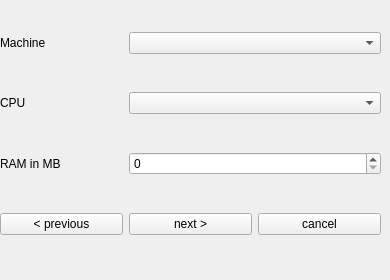
     <widget class="QWidget" name="page_17">
      <widget class="QWidget" name="gridLayoutWidget_16">
       <property name="geometry">
        <rect>
         <x>0</x>
         <y>0</y>
         <width>381</width>
         <height>271</height>
        </rect>
       </property>
       <layout class="QGridLayout" name="gridLayout_16">
        <item row="2" column="0">
         <widget class="QLabel" name="label_43">
          <property name="text">
           <string>RAM in MB</string>
          </property>
         </widget>
        </item>
        <item row="1" column="0">
         <widget class="QLabel" name="label_44">
          <property name="text">
           <string>CPU</string>
          </property>
         </widget>
        </item>
        <item row="0" column="0">
         <widget class="QLabel" name="label_45">
          <property name="text">
           <string>Machine</string>
          </property>
         </widget>
        </item>
        <item row="3" column="0">
         <widget class="QPushButton" name="pushButton_48">
          <property name="text">
           <string>&lt; previous</string>
          </property>
         </widget>
        </item>
        <item row="3" column="1">
         <widget class="QPushButton" name="pushButton_49">
          <property name="text">
           <string>next &gt;</string>
          </property>
         </widget>
        </item>
        <item row="3" column="2">
         <widget class="QPushButton" name="pushButton_50">
          <property name="text">
           <string>cancel</string>
          </property>
         </widget>
        </item>
        <item row="0" column="1" colspan="2">
         <widget class="QComboBox" name="comboBox_25">
          <property name="placeholderText">
           <string>Please select a machine</string>
          </property>
          <item>
           <property name="text">
            <string>let QEMU decide</string>
           </property>
          </item>
          <item>
           <property name="text">
            <string>40p</string>
           </property>
          </item>
          <item>
           <property name="text">
            <string>bamboo</string>
           </property>
          </item>
          <item>
           <property name="text">
            <string>g3beige</string>
           </property>
          </item>
          <item>
           <property name="text">
            <string>mac99</string>
           </property>
          </item>
          <item>
           <property name="text">
            <string>mac99,via=pmu</string>
           </property>
          </item>
          <item>
           <property name="text">
            <string>mac99,via=pmu-adb</string>
           </property>
          </item>
          <item>
           <property name="text">
            <string>none</string>
           </property>
          </item>
          <item>
           <property name="text">
            <string>mpc8544ds</string>
           </property>
          </item>
          <item>
           <property name="text">
            <string>pegasos2</string>
           </property>
          </item>
          <item>
           <property name="text">
            <string>ppce500</string>
           </property>
          </item>
          <item>
           <property name="text">
            <string>ref405ep</string>
           </property>
          </item>
          <item>
           <property name="text">
            <string>sam460ex</string>
           </property>
          </item>
          <item>
           <property name="text">
            <string>taihu</string>
           </property>
          </item>
          <item>
           <property name="text">
            <string>virtex-ml507</string>
           </property>
          </item>
         </widget>
        </item>
        <item row="1" column="1" colspan="2">
         <widget class="QComboBox" name="comboBox_26">
          <property name="placeholderText">
           <string>Please select a processor</string>
          </property>
          <item>
           <property name="text">
            <string>let QEMU decide</string>
           </property>
          </item>
          <item>
           <property name="text">
            <string>603</string>
           </property>
          </item>
          <item>
           <property name="text">
            <string>604</string>
           </property>
          </item>
          <item>
           <property name="text">
            <string>603e</string>
           </property>
          </item>
          <item>
           <property name="text">
            <string>603p</string>
           </property>
          </item>
          <item>
           <property name="text">
            <string>603e7v</string>
           </property>
          </item>
          <item>
           <property name="text">
            <string>603e7v1</string>
           </property>
          </item>
          <item>
           <property name="text">
            <string>603e7</string>
           </property>
          </item>
          <item>
           <property name="text">
            <string>603e7v2</string>
           </property>
          </item>
          <item>
           <property name="text">
            <string>603e7t</string>
           </property>
          </item>
          <item>
           <property name="text">
            <string>750</string>
           </property>
          </item>
          <item>
           <property name="text">
            <string>740</string>
           </property>
          </item>
          <item>
           <property name="text">
            <string>740e</string>
           </property>
          </item>
          <item>
           <property name="text">
            <string>750e</string>
           </property>
          </item>
          <item>
           <property name="text">
            <string>750cx</string>
           </property>
          </item>
          <item>
           <property name="text">
            <string>745</string>
           </property>
          </item>
          <item>
           <property name="text">
            <string>755</string>
           </property>
          </item>
          <item>
           <property name="text">
            <string>750cxe</string>
           </property>
          </item>
          <item>
           <property name="text">
            <string>750cxr</string>
           </property>
          </item>
          <item>
           <property name="text">
            <string>750cl</string>
           </property>
          </item>
          <item>
           <property name="text">
            <string>750l</string>
           </property>
          </item>
          <item>
           <property name="text">
            <string>604e</string>
           </property>
          </item>
          <item>
           <property name="text">
            <string>604r</string>
           </property>
          </item>
          <item>
           <property name="text">
            <string>7400</string>
           </property>
          </item>
          <item>
           <property name="text">
            <string>g2</string>
           </property>
          </item>
          <item>
           <property name="text">
            <string>mpc603</string>
           </property>
          </item>
          <item>
           <property name="text">
            <string>g2hip3</string>
           </property>
          </item>
          <item>
           <property name="text">
            <string>mpc8343</string>
           </property>
          </item>
          <item>
           <property name="text">
            <string>mpc8349a</string>
           </property>
          </item>
          <item>
           <property name="text">
            <string>mpc8347a</string>
           </property>
          </item>
          <item>
           <property name="text">
            <string>e300c1</string>
           </property>
          </item>
          <item>
           <property name="text">
            <string>mpc8347e</string>
           </property>
          </item>
          <item>
           <property name="text">
            <string>mpc8347</string>
           </property>
          </item>
          <item>
           <property name="text">
            <string>mpc8343a</string>
           </property>
          </item>
          <item>
           <property name="text">
            <string>mpc8347ea</string>
           </property>
          </item>
          <item>
           <property name="text">
            <string>mpc8347ap</string>
           </property>
          </item>
          <item>
           <property name="text">
            <string>mpc8349ea</string>
           </property>
          </item>
          <item>
           <property name="text">
            <string>mpc8343e</string>
           </property>
          </item>
          <item>
           <property name="text">
            <string>e300</string>
           </property>
          </item>
          <item>
           <property name="text">
            <string>mpc8379e</string>
           </property>
          </item>
          <item>
           <property name="text">
            <string>mpc8377e</string>
           </property>
          </item>
          <item>
           <property name="text">
            <string>mpc8377</string>
           </property>
          </item>
          <item>
           <property name="text">
            <string>mpc8378</string>
           </property>
          </item>
          <item>
           <property name="text">
            <string>mpc8378e</string>
           </property>
          </item>
          <item>
           <property name="text">
            <string>mpc8379</string>
           </property>
          </item>
          <item>
           <property name="text">
            <string>740p</string>
           </property>
          </item>
          <item>
           <property name="text">
            <string>750p</string>
           </property>
          </item>
          <item>
           <property name="text">
            <string>460ex</string>
           </property>
          </item>
          <item>
           <property name="text">
            <string>x2vp7</string>
           </property>
          </item>
          <item>
           <property name="text">
            <string>x2vp20</string>
           </property>
          </item>
          <item>
           <property name="text">
            <string>405gp</string>
           </property>
          </item>
          <item>
           <property name="text">
            <string>405gpe</string>
           </property>
          </item>
          <item>
           <property name="text">
            <string>405</string>
           </property>
          </item>
          <item>
           <property name="text">
            <string>440ep</string>
           </property>
          </item>
          <item>
           <property name="text">
            <string>750fx</string>
           </property>
          </item>
          <item>
           <property name="text">
            <string>750gx</string>
           </property>
          </item>
          <item>
           <property name="text">
            <string>7450</string>
           </property>
          </item>
          <item>
           <property name="text">
            <string>7451</string>
           </property>
          </item>
          <item>
           <property name="text">
            <string>7441</string>
           </property>
          </item>
          <item>
           <property name="text">
            <string>7455</string>
           </property>
          </item>
          <item>
           <property name="text">
            <string>7445</string>
           </property>
          </item>
          <item>
           <property name="text">
            <string>7447</string>
           </property>
          </item>
          <item>
           <property name="text">
            <string>7457</string>
           </property>
          </item>
          <item>
           <property name="text">
            <string>7457a</string>
           </property>
          </item>
          <item>
           <property name="text">
            <string>7447a</string>
           </property>
          </item>
          <item>
           <property name="text">
            <string>7448</string>
           </property>
          </item>
          <item>
           <property name="text">
            <string>7410</string>
           </property>
          </item>
          <item>
           <property name="text">
            <string>mpc8541</string>
           </property>
          </item>
          <item>
           <property name="text">
            <string>mpc8541e</string>
           </property>
          </item>
          <item>
           <property name="text">
            <string>mpc8540</string>
           </property>
          </item>
          <item>
           <property name="text">
            <string>e500v1</string>
           </property>
          </item>
          <item>
           <property name="text">
            <string>mpc8555</string>
           </property>
          </item>
          <item>
           <property name="text">
            <string>mpc8555e</string>
           </property>
          </item>
          <item>
           <property name="text">
            <string>mpc8545e</string>
           </property>
          </item>
          <item>
           <property name="text">
            <string>mpc8560</string>
           </property>
          </item>
         </widget>
        </item>
        <item row="2" column="1" colspan="2">
         <widget class="QSpinBox" name="spinBox_10">
          <property name="maximum">
           <number>32768</number>
          </property>
         </widget>
        </item>
       </layout>
      </widget>
     </widget>
